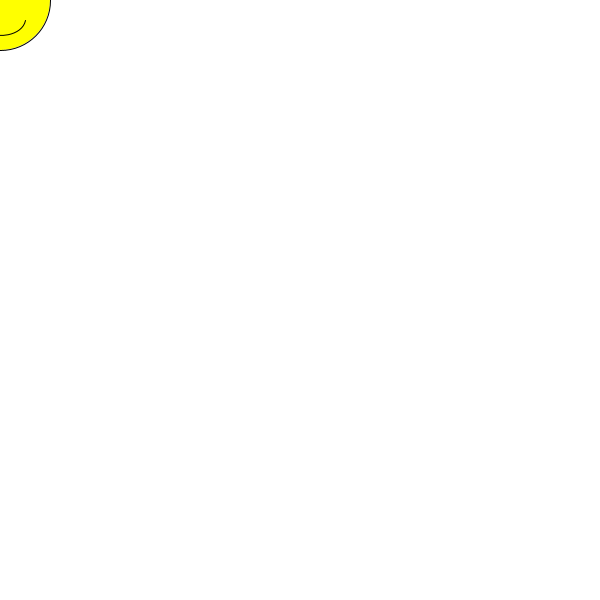
Frame 1 (no input)
Frame 60 (the mouse pressed at the canvas centre just before this capture): identical to frame 1, image omitted
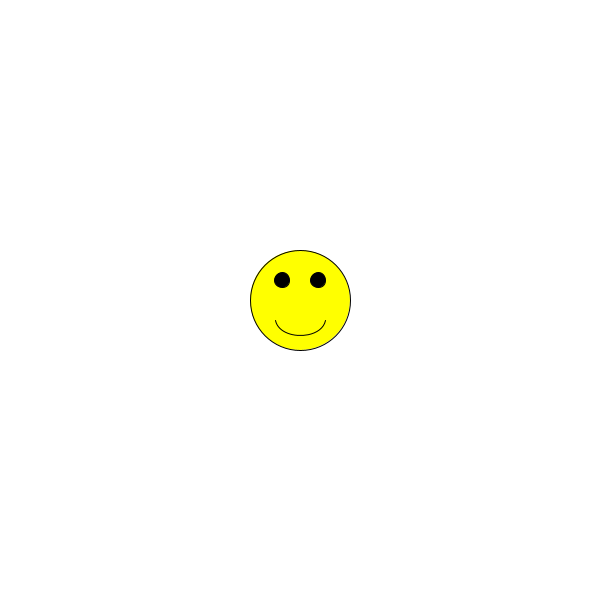
Frame 120 (the mouse held since frame 60 and released just before this capture)

The Processing sketch that drew these frames (run headless with seeded random() and noise(); from frame 60 on, the mouse is pressed at the canvas centre):

// Processing sketch: processing_158927
// ── processing_158927.pde

//Interaction Challenge 1
//Problem 3(Basic)
void setup(){
  size(600,600); //sets screen size
}

void draw(){
  background(255);//sets background color to white
  fill(255,255,0);//sets fill color to yellow
  ellipse(mouseX, mouseY, 100, 100);//draws faces
  curve(mouseX,mouseY-100,mouseX-25,mouseY+20,mouseX+25,mouseY+20,mouseX,mouseY-100);
  //the above line creates the smile
  fill(0);//sets fill color to black
  ellipse(mouseX-18, mouseY-20, 15, 15);//creates left eye
  ellipse(mouseX+18, mouseY-20, 15, 15);//creates right eye
}
